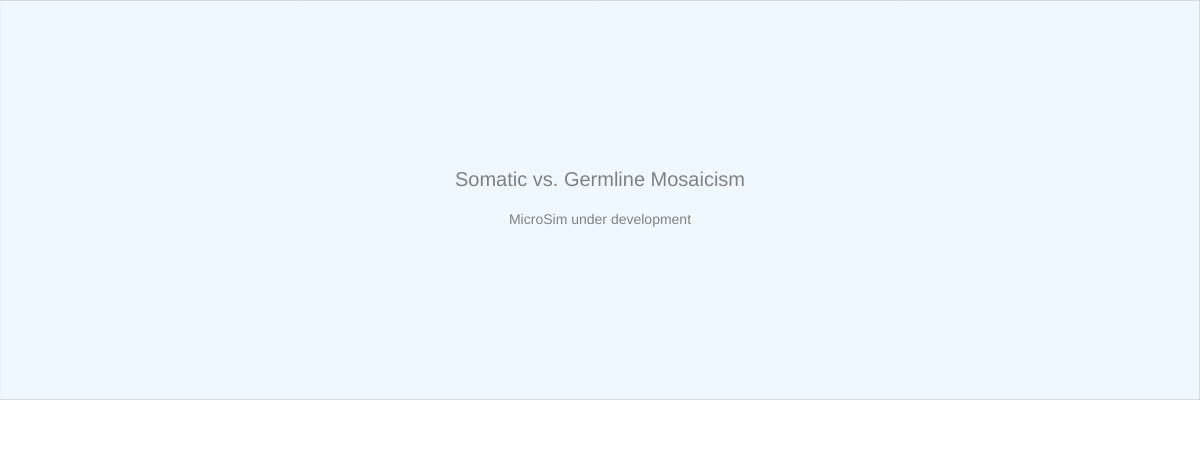
Frame 1 (no input)
Frame 60 (no input): identical to frame 1, image omitted
Frame 120 (the mouse pressed at the canvas centre since frame 60): identical to frame 1, image omitted

The p5.js sketch that drew this single still picture (run headless with seeded random() and noise() and a simulated clock; from frame 60 on, the mouse is pressed at the canvas centre):

// p5.js sketch
// ── sketch.js
// Somatic vs. Germline Mosaicism
// CANVAS_HEIGHT: 450
let drawHeight = 400;
let controlHeight = 50;
let canvasWidth, canvasHeight;

function updateCanvasSize() {
    const container = document.querySelector('main');
    canvasWidth = container ? container.offsetWidth : windowWidth;
    canvasHeight = drawHeight + controlHeight;
}

function setup() {
    updateCanvasSize();
    const canvas = createCanvas(canvasWidth, canvasHeight);
    canvas.parent(document.querySelector('main'));
    textSize(16);
}

function draw() {
    // Drawing area
    fill('aliceblue');
    stroke('silver');
    strokeWeight(1);
    rect(0, 0, canvasWidth, drawHeight);

    // Control area
    fill('white');
    noStroke();
    rect(0, drawHeight, canvasWidth, controlHeight);

    // Placeholder text
    fill('gray');
    noStroke();
    textAlign(CENTER, CENTER);
    textSize(20);
    text('Somatic vs. Germline Mosaicism', canvasWidth / 2, drawHeight / 2 - 20);
    textSize(14);
    text('MicroSim under development', canvasWidth / 2, drawHeight / 2 + 20);
}

function windowResized() {
    updateCanvasSize();
    resizeCanvas(canvasWidth, canvasHeight);
}

// ── main.html
<!DOCTYPE html>
<html lang="en">
<head>
    <meta charset="UTF-8">
    <meta name="viewport" content="width=device-width, initial-scale=1.0">
    <title>Somatic vs. Germline Mosaicism</title>
    <script src="https://cdnjs.cloudflare.com/ajax/libs/p5.js/1.11.1/p5.min.js"></script>
    <style>
        body {
            margin: 0;
            padding: 0;
            overflow-x: hidden;
            font-family: Arial, Helvetica, sans-serif;
        }
        main {
            display: block;
            width: 100%;
            max-width: 100%;
            box-sizing: border-box;
        }
        canvas {
            display: block;
        }
    </style>
</head>
<body>
    <main></main>
    <script src="sketch.js"></script>
</body>
</html>
